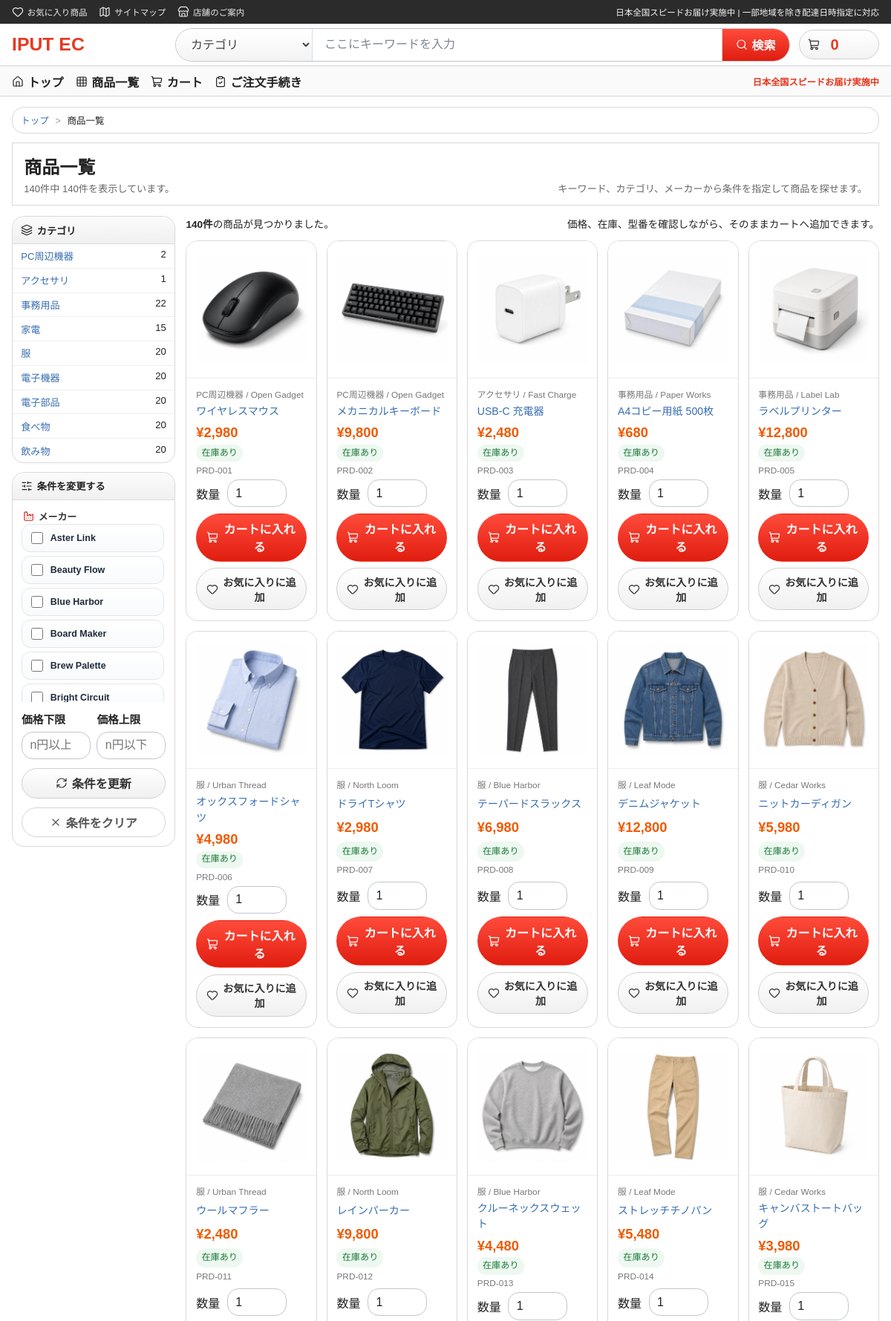
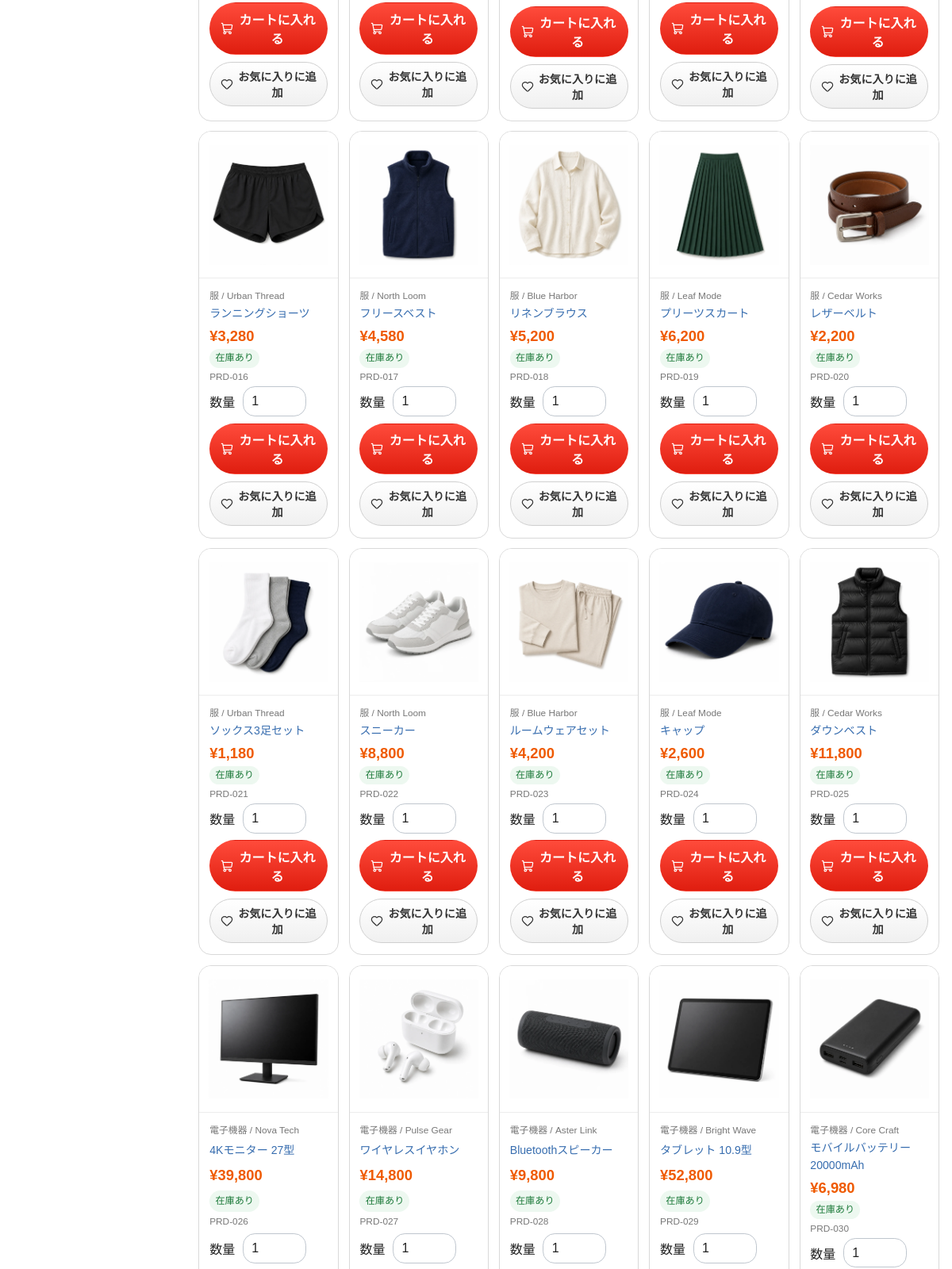
Page /products (upper part) on the committed database (2 pictures, top to bottom).
### tables this page shows
CREATE TABLE products (
    id INTEGER PRIMARY KEY AUTOINCREMENT,
    product_no TEXT NOT NULL UNIQUE,
    name TEXT NOT NULL,
    price INTEGER NOT NULL,
    category TEXT NOT NULL,
    maker TEXT NOT NULL,
    image_path TEXT,
    sale_price INTEGER,
    sale_starts_at TEXT,
    sale_ends_at TEXT,
    available_from TEXT,
    available_until TEXT,
    stock_quantity_1 INTEGER NOT NULL DEFAULT 0,
    stock_quantity_2 INTEGER NOT NULL DEFAULT 0,
    created_at TEXT NOT NULL DEFAULT CURRENT_TIMESTAMP,
    updated_at TEXT NOT NULL DEFAULT CURRENT_TIMESTAMP
);

### app/Views/products/index.php (the view, shortened to what the rows shown need)
<?php
$selectedCategory = (string) ($filters['category'] ?? '');
$placeholderImage = '/assets/img/products/placeholder.svg';
$favoriteProductIds = isset($favoriteProductIds) && is_array($favoriteProductIds) ? $favoriteProductIds : [];
?>
<section class="market-catalog-page">
    <div class="market-results-summary">
        <div>
            <h2>商品一覧</h2>
        </div>
    </div>
    <div class="market-catalog-layout">
        <aside class="market-filter-column">
            <section class="market-filter-panel">
                <ul class="market-filter-list">
                    <?php foreach ($categoryOptions as $option): ?>
                        <li class="<?= $selectedCategory === (string) $option['value'] ? 'active' : '' ?>">
                            <?php
                            $categoryQuery = http_build_query([
                                'category' => (string) $option['value'],
                            ]);
                            ?>
                            <a href="/products?<?= e($categoryQuery) ?>">
                                <?= e((string) $option['value']) ?>
                            </a>
                            <span><?= e((string) $option['count']) ?></span>
                        </li>
                    <?php endforeach; ?>
                </ul>
            </section>
        </aside>
        <div class="market-results-column">
            <?php if ($products === []): ?>
                <section class="market-empty-state">
                    <h3>該当する商品が見つかりませんでした</h3>
                    <p>キーワードを短くするか、カテゴリ・メーカー条件を外してお試しください。</p>
                </section>
            <?php else: ?>
                <section class="market-product-grid market-product-grid-catalog">
                    <?php foreach ($products as $product): ?>
                        <article class="market-product-card market-product-card-grid market-grid-card">
                            <a class="market-product-thumb market-product-thumb-grid" href="/products/<?= e((string) $product['id']) ?>">
                                <img
                                    src="<?= e((string) $product['image_url']) ?>"
                                    alt="<?= e((string) $product['name']) ?>"
                                    data-fallback-src="<?= e($placeholderImage) ?>"
                                >
                            </a>
                            <div class="market-product-body">
                                <p class="market-product-meta"><?= e((string) $product['category']) ?> / <?= e((string) $product['maker']) ?></p>
                                <a class="market-product-title" href="/products/<?= e((string) $product['id']) ?>">
                                    <?= e((string) $product['name']) ?>
                                </a>
                                <p class="market-price-row">
                                    ¥<?= number_format((int) $product['price']) ?>
                                </p>
                                <p class="market-stock-copy <?= e((string) $product['availability_class']) ?>">
                                    <?= e((string) $product['availability_label']) ?>
                                </p>
                                <p class="market-product-code"><?= e((string) $product['product_no']) ?></p>
                                <?php if (!empty($product['is_orderable'])): ?>
                                    <form class="market-grid-actions" method="post" action="/cart/add">
                                        <div class="market-quantity-inline">
                                            <label for="qty-<?= e((string) $product['id']) ?>">数量</label>
                                            <input id="qty-<?= e((string) $product['id']) ?>" type="number" name="quantity" min="1" value="1" inputmode="numeric">
                                        </div>
                                        <button class="button-link button-submit button-full" type="submit">
                                            <i data-lucide="shopping-cart" aria-hidden="true"></i>
                                            カートに入れる
                                        </button>
                                    </form>
                                <?php else: ?>
                                    <p class="market-stock-copy status-ng">現在在庫がないため、カートに追加できません。</p>
                                <?php endif; ?>
                                <form class="market-favorite-form" method="post" action="<?= in_array((int) $product['id'], $favoriteProductIds, true) ? '/favorites/remove' : '/favorites/add' ?>">
                                    <button class="button-link button-secondary button-small button-full market-favorite-button" type="submit">
                                        <i data-lucide="<?= in_array((int) $product['id'], $favoriteProductIds, true) ? 'heart-off' : 'heart' ?>" aria-hidden="true"></i>
                                        <?= in_array((int) $product['id'], $favoriteProductIds, true) ? 'お気に入りから外す' : 'お気に入りに追加' ?>
                                    </button>
                                </form>
                            </div>
                        </article>
                    <?php endforeach; ?>
                </section>
            <?php endif; ?>
        </div>
    </div>
</section>

### rows in the picture
products: category "PC周辺機器", id "2", shows a picture, maker "Open Gadget", name "メカニカルキーボード", price "9,800", availability_label "在庫あり", product_no "PRD-002", shows "お気に入りに追加"
products: category "事務用品", count "22"
products: category "電子機器", count "20", shows a picture, maker "Pulse Gear", name "ワイヤレスイヤホン", price "14,800", availability_label "在庫あり", product_no "PRD-027"
products: category "電子部品", count "20"
products: category "食べ物", count "20"
products: category "飲み物", count "20"
products: shows a picture, category "PC周辺機器", maker "Open Gadget", name "ワイヤレスマウス", price "2,980", availability_label "在庫あり", product_no "PRD-001", quantity "1", shows "お気に入りに追加"
products: shows a picture, category "アクセサリ", maker "Fast Charge", name "USB-C 充電器", price "2,480", availability_label "在庫あり", product_no "PRD-003", shows "お気に入りに追加"
products: shows a picture, category "事務用品", maker "Paper Works", name "A4コピー用紙 500枚", price "680", availability_label "在庫あり", product_no "PRD-004", shows "お気に入りに追加"
products: shows a picture, category "事務用品", maker "Label Lab", name "ラベルプリンター", price "12,800", availability_label "在庫あり", product_no "PRD-005", shows "お気に入りに追加"
products: shows a picture, category "服", maker "Urban Thread", name "オックスフォードシャツ", price "4,980", availability_label "在庫あり", product_no "PRD-006", shows "お気に入りに追加"
products: shows a picture, category "服", maker "North Loom", name "ドライTシャツ", price "2,980", availability_label "在庫あり", product_no "PRD-007", shows "お気に入りに追加"
products: shows a picture, category "服", maker "Blue Harbor", name "テーパードスラックス", price "6,980", availability_label "在庫あり", product_no "PRD-008", shows "お気に入りに追加"
products: shows a picture, category "服", maker "Leaf Mode", name "デニムジャケット", price "12,800", availability_label "在庫あり", product_no "PRD-009", shows "お気に入りに追加"
products: shows a picture, category "服", maker "Cedar Works", name "ニットカーディガン", price "5,980", availability_label "在庫あり", product_no "PRD-010", shows "お気に入りに追加"
products: shows a picture, category "服", maker "Urban Thread", name "ウールマフラー", price "2,480", availability_label "在庫あり", product_no "PRD-011", shows "お気に入りに追加"
products: shows a picture, category "服", maker "North Loom", name "レインパーカー", price "9,800", availability_label "在庫あり", product_no "PRD-012", shows "お気に入りに追加"
products: shows a picture, category "服", maker "Blue Harbor", name "クルーネックスウェット", price "4,480", availability_label "在庫あり", product_no "PRD-013", shows "お気に入りに追加"
products: shows a picture, category "服", maker "Leaf Mode", name "ストレッチチノパン", price "5,480", availability_label "在庫あり", product_no "PRD-014", shows "お気に入りに追加"
products: shows a picture, category "服", maker "Cedar Works", name "キャンバストートバッグ", price "3,980", availability_label "在庫あり", product_no "PRD-015", shows "お気に入りに追加"
products: shows a picture, category "服", maker "Urban Thread", name "ランニングショーツ", price "3,280", availability_label "在庫あり", product_no "PRD-016", shows "お気に入りに追加"
products: shows a picture, category "服", maker "North Loom", name "フリースベスト", price "4,580", availability_label "在庫あり", product_no "PRD-017", shows "お気に入りに追加"
products: shows a picture, category "服", maker "Blue Harbor", name "リネンブラウス", price "5,200", availability_label "在庫あり", product_no "PRD-018", shows "お気に入りに追加"
products: shows a picture, category "服", maker "Leaf Mode", name "プリーツスカート", price "6,200", availability_label "在庫あり", product_no "PRD-019", shows "お気に入りに追加"
products: shows a picture, category "服", maker "Cedar Works", name "レザーベルト", price "2,200", availability_label "在庫あり", product_no "PRD-020", shows "お気に入りに追加"
products: shows a picture, category "服", maker "Urban Thread", name "ソックス3足セット", price "1,180", availability_label "在庫あり", product_no "PRD-021", shows "お気に入りに追加"
products: shows a picture, category "服", maker "North Loom", name "スニーカー", price "8,800", availability_label "在庫あり", product_no "PRD-022", shows "お気に入りに追加"
products: shows a picture, category "服", maker "Blue Harbor", name "ルームウェアセット", price "4,200", availability_label "在庫あり", product_no "PRD-023", shows "お気に入りに追加"
products: shows a picture, category "服", maker "Leaf Mode", name "キャップ", price "2,600", availability_label "在庫あり", product_no "PRD-024", shows "お気に入りに追加"
products: shows a picture, category "服", maker "Cedar Works", name "ダウンベスト", price "11,800", availability_label "在庫あり", product_no "PRD-025", shows "お気に入りに追加"
products: shows a picture, category "電子機器", maker "Nova Tech", name "4Kモニター 27型", price "39,800", availability_label "在庫あり", product_no "PRD-026"
products: shows a picture, category "電子機器", maker "Aster Link", name "Bluetoothスピーカー", price "9,800", availability_label "在庫あり", product_no "PRD-028"
products: shows a picture, category "電子機器", maker "Bright Wave", name "タブレット 10.9型", price "52,800", availability_label "在庫あり", product_no "PRD-029"
products: shows a picture, category "電子機器", maker "Core Craft", name "モバイルバッテリー 20000mAh", price "6,980", availability_label "在庫あり", product_no "PRD-030"

### other values in the picture
$link['label'] "お気に入り商品"
$link['label'] "サイトマップ"
$link['label'] "店舗のご案内"
$shippingCopy "日本全国スピードお届け実施中 | 一部地域を除き配達日時指定に対応"
$serviceName "IPUT EC"
$cartCount "0"
count($products) "140"
$option['value'] "アクセサリ"
$option['count'] "1"
$option['value'] "家電"
$option['count'] "15"
$option['value'] "服"
$option['count'] "20"
$makerValue "Aster Link"
$makerValue "Beauty Flow"
